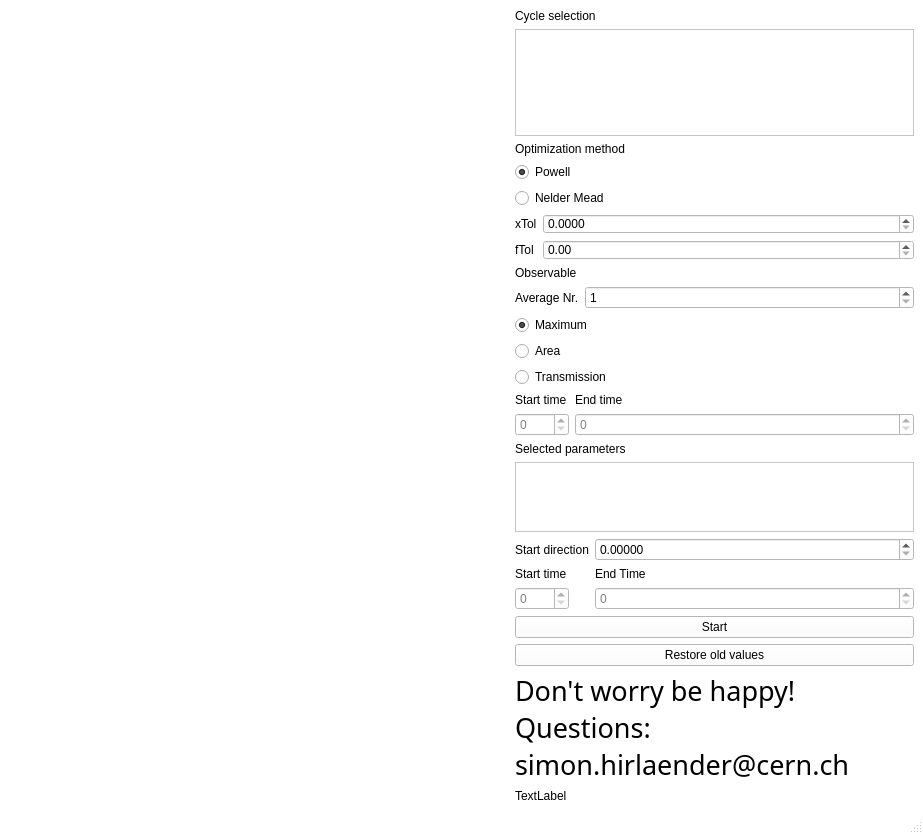
<?xml version="1.0" encoding="UTF-8"?>
<ui version="4.0">
 <class>MainWindow</class>
 <widget class="QMainWindow" name="MainWindow">
  <property name="enabled">
   <bool>true</bool>
  </property>
  <property name="geometry">
   <rect>
    <x>0</x>
    <y>0</y>
    <width>923</width>
    <height>834</height>
   </rect>
  </property>
  <property name="palette">
   <palette>
    <active>
     <colorrole role="WindowText">
      <brush brushstyle="SolidPattern">
       <color alpha="255">
        <red>0</red>
        <green>0</green>
        <blue>0</blue>
       </color>
      </brush>
     </colorrole>
     <colorrole role="Button">
      <brush brushstyle="SolidPattern">
       <color alpha="255">
        <red>255</red>
        <green>255</green>
        <blue>255</blue>
       </color>
      </brush>
     </colorrole>
     <colorrole role="Light">
      <brush brushstyle="SolidPattern">
       <color alpha="255">
        <red>255</red>
        <green>255</green>
        <blue>255</blue>
       </color>
      </brush>
     </colorrole>
     <colorrole role="Midlight">
      <brush brushstyle="SolidPattern">
       <color alpha="255">
        <red>255</red>
        <green>255</green>
        <blue>255</blue>
       </color>
      </brush>
     </colorrole>
     <colorrole role="Dark">
      <brush brushstyle="SolidPattern">
       <color alpha="255">
        <red>127</red>
        <green>127</green>
        <blue>127</blue>
       </color>
      </brush>
     </colorrole>
     <colorrole role="Mid">
      <brush brushstyle="SolidPattern">
       <color alpha="255">
        <red>170</red>
        <green>170</green>
        <blue>170</blue>
       </color>
      </brush>
     </colorrole>
     <colorrole role="Text">
      <brush brushstyle="SolidPattern">
       <color alpha="255">
        <red>0</red>
        <green>0</green>
        <blue>0</blue>
       </color>
      </brush>
     </colorrole>
     <colorrole role="BrightText">
      <brush brushstyle="SolidPattern">
       <color alpha="255">
        <red>255</red>
        <green>255</green>
        <blue>255</blue>
       </color>
      </brush>
     </colorrole>
     <colorrole role="ButtonText">
      <brush brushstyle="SolidPattern">
       <color alpha="255">
        <red>0</red>
        <green>0</green>
        <blue>0</blue>
       </color>
      </brush>
     </colorrole>
     <colorrole role="Base">
      <brush brushstyle="SolidPattern">
       <color alpha="255">
        <red>255</red>
        <green>255</green>
        <blue>255</blue>
       </color>
      </brush>
     </colorrole>
     <colorrole role="Window">
      <brush brushstyle="SolidPattern">
       <color alpha="255">
        <red>255</red>
        <green>255</green>
        <blue>255</blue>
       </color>
      </brush>
     </colorrole>
     <colorrole role="Shadow">
      <brush brushstyle="SolidPattern">
       <color alpha="255">
        <red>0</red>
        <green>0</green>
        <blue>0</blue>
       </color>
      </brush>
     </colorrole>
     <colorrole role="AlternateBase">
      <brush brushstyle="SolidPattern">
       <color alpha="255">
        <red>255</red>
        <green>255</green>
        <blue>255</blue>
       </color>
      </brush>
     </colorrole>
     <colorrole role="ToolTipBase">
      <brush brushstyle="SolidPattern">
       <color alpha="255">
        <red>255</red>
        <green>255</green>
        <blue>220</blue>
       </color>
      </brush>
     </colorrole>
     <colorrole role="ToolTipText">
      <brush brushstyle="SolidPattern">
       <color alpha="255">
        <red>0</red>
        <green>0</green>
        <blue>0</blue>
       </color>
      </brush>
     </colorrole>
    </active>
    <inactive>
     <colorrole role="WindowText">
      <brush brushstyle="SolidPattern">
       <color alpha="255">
        <red>0</red>
        <green>0</green>
        <blue>0</blue>
       </color>
      </brush>
     </colorrole>
     <colorrole role="Button">
      <brush brushstyle="SolidPattern">
       <color alpha="255">
        <red>255</red>
        <green>255</green>
        <blue>255</blue>
       </color>
      </brush>
     </colorrole>
     <colorrole role="Light">
      <brush brushstyle="SolidPattern">
       <color alpha="255">
        <red>255</red>
        <green>255</green>
        <blue>255</blue>
       </color>
      </brush>
     </colorrole>
     <colorrole role="Midlight">
      <brush brushstyle="SolidPattern">
       <color alpha="255">
        <red>255</red>
        <green>255</green>
        <blue>255</blue>
       </color>
      </brush>
     </colorrole>
     <colorrole role="Dark">
      <brush brushstyle="SolidPattern">
       <color alpha="255">
        <red>127</red>
        <green>127</green>
        <blue>127</blue>
       </color>
      </brush>
     </colorrole>
     <colorrole role="Mid">
      <brush brushstyle="SolidPattern">
       <color alpha="255">
        <red>170</red>
        <green>170</green>
        <blue>170</blue>
       </color>
      </brush>
     </colorrole>
     <colorrole role="Text">
      <brush brushstyle="SolidPattern">
       <color alpha="255">
        <red>0</red>
        <green>0</green>
        <blue>0</blue>
       </color>
      </brush>
     </colorrole>
     <colorrole role="BrightText">
      <brush brushstyle="SolidPattern">
       <color alpha="255">
        <red>255</red>
        <green>255</green>
        <blue>255</blue>
       </color>
      </brush>
     </colorrole>
     <colorrole role="ButtonText">
      <brush brushstyle="SolidPattern">
       <color alpha="255">
        <red>0</red>
        <green>0</green>
        <blue>0</blue>
       </color>
      </brush>
     </colorrole>
     <colorrole role="Base">
      <brush brushstyle="SolidPattern">
       <color alpha="255">
        <red>255</red>
        <green>255</green>
        <blue>255</blue>
       </color>
      </brush>
     </colorrole>
     <colorrole role="Window">
      <brush brushstyle="SolidPattern">
       <color alpha="255">
        <red>255</red>
        <green>255</green>
        <blue>255</blue>
       </color>
      </brush>
     </colorrole>
     <colorrole role="Shadow">
      <brush brushstyle="SolidPattern">
       <color alpha="255">
        <red>0</red>
        <green>0</green>
        <blue>0</blue>
       </color>
      </brush>
     </colorrole>
     <colorrole role="AlternateBase">
      <brush brushstyle="SolidPattern">
       <color alpha="255">
        <red>255</red>
        <green>255</green>
        <blue>255</blue>
       </color>
      </brush>
     </colorrole>
     <colorrole role="ToolTipBase">
      <brush brushstyle="SolidPattern">
       <color alpha="255">
        <red>255</red>
        <green>255</green>
        <blue>220</blue>
       </color>
      </brush>
     </colorrole>
     <colorrole role="ToolTipText">
      <brush brushstyle="SolidPattern">
       <color alpha="255">
        <red>0</red>
        <green>0</green>
        <blue>0</blue>
       </color>
      </brush>
     </colorrole>
    </inactive>
    <disabled>
     <colorrole role="WindowText">
      <brush brushstyle="SolidPattern">
       <color alpha="255">
        <red>127</red>
        <green>127</green>
        <blue>127</blue>
       </color>
      </brush>
     </colorrole>
     <colorrole role="Button">
      <brush brushstyle="SolidPattern">
       <color alpha="255">
        <red>255</red>
        <green>255</green>
        <blue>255</blue>
       </color>
      </brush>
     </colorrole>
     <colorrole role="Light">
      <brush brushstyle="SolidPattern">
       <color alpha="255">
        <red>255</red>
        <green>255</green>
        <blue>255</blue>
       </color>
      </brush>
     </colorrole>
     <colorrole role="Midlight">
      <brush brushstyle="SolidPattern">
       <color alpha="255">
        <red>255</red>
        <green>255</green>
        <blue>255</blue>
       </color>
      </brush>
     </colorrole>
     <colorrole role="Dark">
      <brush brushstyle="SolidPattern">
       <color alpha="255">
        <red>127</red>
        <green>127</green>
        <blue>127</blue>
       </color>
      </brush>
     </colorrole>
     <colorrole role="Mid">
      <brush brushstyle="SolidPattern">
       <color alpha="255">
        <red>170</red>
        <green>170</green>
        <blue>170</blue>
       </color>
      </brush>
     </colorrole>
     <colorrole role="Text">
      <brush brushstyle="SolidPattern">
       <color alpha="255">
        <red>127</red>
        <green>127</green>
        <blue>127</blue>
       </color>
      </brush>
     </colorrole>
     <colorrole role="BrightText">
      <brush brushstyle="SolidPattern">
       <color alpha="255">
        <red>255</red>
        <green>255</green>
        <blue>255</blue>
       </color>
      </brush>
     </colorrole>
     <colorrole role="ButtonText">
      <brush brushstyle="SolidPattern">
       <color alpha="255">
        <red>127</red>
        <green>127</green>
        <blue>127</blue>
       </color>
      </brush>
     </colorrole>
     <colorrole role="Base">
      <brush brushstyle="SolidPattern">
       <color alpha="255">
        <red>255</red>
        <green>255</green>
        <blue>255</blue>
       </color>
      </brush>
     </colorrole>
     <colorrole role="Window">
      <brush brushstyle="SolidPattern">
       <color alpha="255">
        <red>255</red>
        <green>255</green>
        <blue>255</blue>
       </color>
      </brush>
     </colorrole>
     <colorrole role="Shadow">
      <brush brushstyle="SolidPattern">
       <color alpha="255">
        <red>0</red>
        <green>0</green>
        <blue>0</blue>
       </color>
      </brush>
     </colorrole>
     <colorrole role="AlternateBase">
      <brush brushstyle="SolidPattern">
       <color alpha="255">
        <red>255</red>
        <green>255</green>
        <blue>255</blue>
       </color>
      </brush>
     </colorrole>
     <colorrole role="ToolTipBase">
      <brush brushstyle="SolidPattern">
       <color alpha="255">
        <red>255</red>
        <green>255</green>
        <blue>220</blue>
       </color>
      </brush>
     </colorrole>
     <colorrole role="ToolTipText">
      <brush brushstyle="SolidPattern">
       <color alpha="255">
        <red>0</red>
        <green>0</green>
        <blue>0</blue>
       </color>
      </brush>
     </colorrole>
    </disabled>
   </palette>
  </property>
  <property name="windowTitle">
   <string>Injection Optimizer V 0.1.0</string>
  </property>
  <property name="windowIcon">
   <iconset>
    <normaloff>smiley_rainbow_round.jpg</normaloff>smiley_rainbow_round.jpg</iconset>
  </property>
  <widget class="QWidget" name="centralwidget">
   <layout class="QHBoxLayout" name="horizontalLayout">
    <item>
     <widget class="MplWidget" name="plotWidget" native="true">
      <property name="sizePolicy">
       <sizepolicy hsizetype="Preferred" vsizetype="Preferred">
        <horstretch>0</horstretch>
        <verstretch>0</verstretch>
       </sizepolicy>
      </property>
      <property name="minimumSize">
       <size>
        <width>500</width>
        <height>0</height>
       </size>
      </property>
     </widget>
    </item>
    <item>
     <layout class="QVBoxLayout" name="verticalLayout_2">
      <item>
       <layout class="QVBoxLayout" name="verticalLayout">
        <item>
         <widget class="QLabel" name="label_12">
          <property name="text">
           <string>Cycle selection</string>
          </property>
         </widget>
        </item>
        <item>
         <widget class="QListWidget" name="listWidgetCycle"/>
        </item>
        <item>
         <widget class="QLabel" name="label_11">
          <property name="text">
           <string>Optimization method</string>
          </property>
         </widget>
        </item>
        <item>
         <widget class="QRadioButton" name="radioButtonPowell">
          <property name="enabled">
           <bool>true</bool>
          </property>
          <property name="text">
           <string>Powell</string>
          </property>
          <property name="checked">
           <bool>true</bool>
          </property>
          <attribute name="buttonGroup">
           <string notr="true">buttonGroup</string>
          </attribute>
         </widget>
        </item>
        <item>
         <widget class="QRadioButton" name="radioButtonNelderMead">
          <property name="enabled">
           <bool>true</bool>
          </property>
          <property name="text">
           <string>Nelder Mead</string>
          </property>
          <attribute name="buttonGroup">
           <string notr="true">buttonGroup</string>
          </attribute>
         </widget>
        </item>
        <item>
         <layout class="QFormLayout" name="formLayout">
          <property name="sizeConstraint">
           <enum>QLayout::SetMinimumSize</enum>
          </property>
          <property name="fieldGrowthPolicy">
           <enum>QFormLayout::AllNonFixedFieldsGrow</enum>
          </property>
          <item row="0" column="1">
           <widget class="QDoubleSpinBox" name="spinBoxXTolValue">
            <property name="minimumSize">
             <size>
              <width>0</width>
              <height>20</height>
             </size>
            </property>
            <property name="decimals">
             <number>4</number>
            </property>
            <property name="minimum">
             <double>0.000000000000000</double>
            </property>
            <property name="maximum">
             <double>1.000000000000000</double>
            </property>
            <property name="singleStep">
             <double>0.000100000000000</double>
            </property>
           </widget>
          </item>
          <item row="1" column="0">
           <widget class="QLabel" name="label_2">
            <property name="text">
             <string>fTol</string>
            </property>
           </widget>
          </item>
          <item row="1" column="1">
           <widget class="QDoubleSpinBox" name="spinBoxFTolValue">
            <property name="minimumSize">
             <size>
              <width>0</width>
              <height>20</height>
             </size>
            </property>
            <property name="decimals">
             <number>2</number>
            </property>
            <property name="minimum">
             <double>0.000000000000000</double>
            </property>
            <property name="maximum">
             <double>1.000000000000000</double>
            </property>
            <property name="singleStep">
             <double>0.010000000000000</double>
            </property>
            <property name="value">
             <double>0.000000000000000</double>
            </property>
           </widget>
          </item>
          <item row="0" column="0">
           <widget class="QLabel" name="label">
            <property name="text">
             <string>xTol</string>
            </property>
           </widget>
          </item>
         </layout>
        </item>
        <item>
         <widget class="QLabel" name="label_10">
          <property name="text">
           <string>Observable</string>
          </property>
         </widget>
        </item>
        <item>
         <layout class="QFormLayout" name="formLayout_2">
          <property name="fieldGrowthPolicy">
           <enum>QFormLayout::AllNonFixedFieldsGrow</enum>
          </property>
          <item row="0" column="0">
           <widget class="QLabel" name="label_4">
            <property name="text">
             <string>Average Nr.</string>
            </property>
           </widget>
          </item>
          <item row="0" column="1">
           <widget class="QSpinBox" name="spinBoxAverageNr">
            <property name="minimum">
             <number>1</number>
            </property>
           </widget>
          </item>
         </layout>
        </item>
       </layout>
      </item>
      <item>
       <layout class="QVBoxLayout" name="verticalLayout_3">
        <item>
         <widget class="QRadioButton" name="radioButtonObservableArea">
          <property name="text">
           <string>Maximum</string>
          </property>
          <property name="checked">
           <bool>true</bool>
          </property>
          <attribute name="buttonGroup">
           <string notr="true">buttonGroupObservable</string>
          </attribute>
         </widget>
        </item>
        <item>
         <widget class="QRadioButton" name="radioButtonObservableMax">
          <property name="text">
           <string>Area</string>
          </property>
          <attribute name="buttonGroup">
           <string notr="true">buttonGroupObservable</string>
          </attribute>
         </widget>
        </item>
        <item>
         <widget class="QRadioButton" name="radioButtonObservableCustom">
          <property name="text">
           <string>Transmission</string>
          </property>
          <attribute name="buttonGroup">
           <string notr="true">buttonGroupObservable</string>
          </attribute>
         </widget>
        </item>
       </layout>
      </item>
      <item>
       <layout class="QFormLayout" name="formLayout_6">
        <item row="0" column="0">
         <widget class="QLabel" name="label_8">
          <property name="text">
           <string>Start time</string>
          </property>
         </widget>
        </item>
        <item row="0" column="1">
         <widget class="QLabel" name="label_9">
          <property name="text">
           <string>End time</string>
          </property>
         </widget>
        </item>
        <item row="1" column="0">
         <widget class="QDoubleSpinBox" name="doubleSpinBoxObservableStartTime">
          <property name="enabled">
           <bool>false</bool>
          </property>
          <property name="decimals">
           <number>0</number>
          </property>
          <property name="maximum">
           <double>3600.000000000000000</double>
          </property>
          <property name="singleStep">
           <double>1.000000000000000</double>
          </property>
         </widget>
        </item>
        <item row="1" column="1">
         <widget class="QDoubleSpinBox" name="doubleSpinBoxObservableEndTime">
          <property name="enabled">
           <bool>false</bool>
          </property>
          <property name="decimals">
           <number>0</number>
          </property>
          <property name="maximum">
           <double>3600.000000000000000</double>
          </property>
          <property name="singleStep">
           <double>1.000000000000000</double>
          </property>
         </widget>
        </item>
       </layout>
      </item>
      <item>
       <widget class="QLabel" name="label_5">
        <property name="text">
         <string>Selected parameters</string>
        </property>
       </widget>
      </item>
      <item>
       <widget class="QListWidget" name="listWidget">
        <property name="maximumSize">
         <size>
          <width>16777215</width>
          <height>100</height>
         </size>
        </property>
        <property name="selectionMode">
         <enum>QAbstractItemView::MultiSelection</enum>
        </property>
       </widget>
      </item>
      <item>
       <layout class="QFormLayout" name="formLayout_3">
        <property name="fieldGrowthPolicy">
         <enum>QFormLayout::AllNonFixedFieldsGrow</enum>
        </property>
        <item row="0" column="0">
         <widget class="QLabel" name="label_13">
          <property name="text">
           <string>Start direction</string>
          </property>
         </widget>
        </item>
        <item row="0" column="1">
         <widget class="QDoubleSpinBox" name="doubleSpinBoxStartDirection">
          <property name="decimals">
           <number>5</number>
          </property>
         </widget>
        </item>
        <item row="1" column="0">
         <widget class="QLabel" name="label_6">
          <property name="text">
           <string>Start time</string>
          </property>
         </widget>
        </item>
        <item row="1" column="1">
         <widget class="QLabel" name="label_7">
          <property name="text">
           <string>End Time</string>
          </property>
         </widget>
        </item>
        <item row="2" column="0">
         <widget class="QDoubleSpinBox" name="doubleSpinBoxStartTime">
          <property name="enabled">
           <bool>false</bool>
          </property>
          <property name="decimals">
           <number>0</number>
          </property>
          <property name="maximum">
           <double>3600.000000000000000</double>
          </property>
         </widget>
        </item>
        <item row="2" column="1">
         <widget class="QDoubleSpinBox" name="doubleSpinBoxEndTime">
          <property name="enabled">
           <bool>false</bool>
          </property>
          <property name="decimals">
           <number>0</number>
          </property>
          <property name="maximum">
           <double>3600.000000000000000</double>
          </property>
         </widget>
        </item>
       </layout>
      </item>
      <item>
       <widget class="QPushButton" name="runOptimizationButton">
        <property name="text">
         <string>Start</string>
        </property>
       </widget>
      </item>
      <item>
       <widget class="QPushButton" name="buttonRestoreOldValues">
        <property name="text">
         <string>Restore old values</string>
        </property>
       </widget>
      </item>
      <item>
       <widget class="QLabel" name="label_3">
        <property name="font">
         <font>
          <family>AR PL UMing CN</family>
          <pointsize>20</pointsize>
         </font>
        </property>
        <property name="frameShape">
         <enum>QFrame::NoFrame</enum>
        </property>
        <property name="frameShadow">
         <enum>QFrame::Raised</enum>
        </property>
        <property name="lineWidth">
         <number>4</number>
        </property>
        <property name="text">
         <string>Don't worry be happy! Questions: simon.hirlaender@cern.ch</string>
        </property>
        <property name="textFormat">
         <enum>Qt::RichText</enum>
        </property>
        <property name="wordWrap">
         <bool>true</bool>
        </property>
       </widget>
      </item>
      <item>
       <widget class="QLabel" name="imageLabel">
        <property name="maximumSize">
         <size>
          <width>200</width>
          <height>200</height>
         </size>
        </property>
        <property name="text">
         <string>TextLabel</string>
        </property>
       </widget>
      </item>
     </layout>
    </item>
   </layout>
  </widget>
  <widget class="QMenuBar" name="menubar">
   <property name="geometry">
    <rect>
     <x>0</x>
     <y>0</y>
     <width>923</width>
     <height>23</height>
    </rect>
   </property>
  </widget>
  <widget class="QStatusBar" name="statusbar"/>
 </widget>
 <customwidgets>
  <customwidget>
   <class>MplWidget</class>
   <extends>QWidget</extends>
   <header>mplwidget</header>
   <container>1</container>
  </customwidget>
 </customwidgets>
 <resources/>
 <connections/>
 <buttongroups>
  <buttongroup name="buttonGroup"/>
  <buttongroup name="buttonGroupObservable"/>
 </buttongroups>
</ui>
